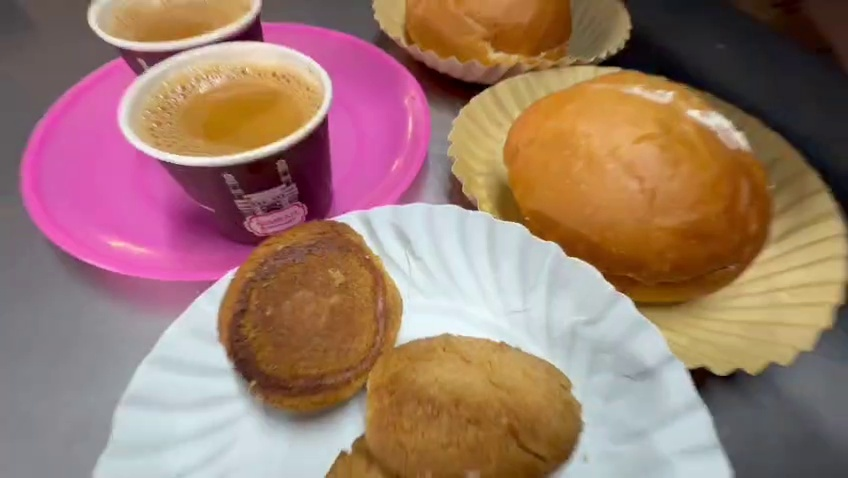
#> input picture frames/frame_0002.jpg, 848 x 478 px
$ python -i filters.py   (imports and definitions only)
#> lines starting #> are read from the running program, lines starting #| are printed output that depends on the picture
#> further down, picture is the input picture: shape (478, 848, 3); mean B, G, R 108.2, 121.4, 156
import cv2
import numpy as np

# 🔥 1. STRONG BRIGHTEN
def brighten(frame):
    return cv2.convertScaleAbs(frame, alpha=1.4, beta=60)


# 🔥 2. STRONG DARKEN (cinematic)
def darken(frame):
    return cv2.convertScaleAbs(frame, alpha=0.6, beta=-40)


# 🔥 3. HIGH CONTRAST POP
def enhance(frame):
    lab = cv2.cvtColor(frame, cv2.COLOR_BGR2LAB)
#> lab: shape (478, 848, 3); mean of channels 0, 1, 2 137.8, 140.8, 141.1
    l, a, b = cv2.split(lab)
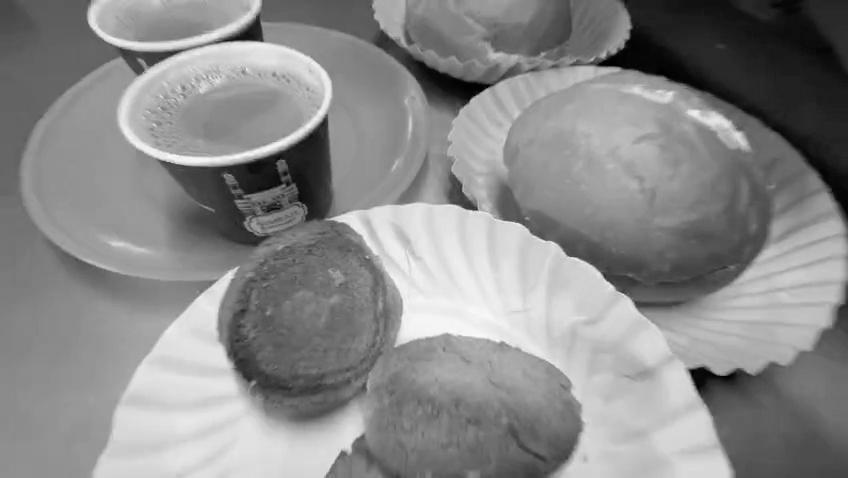
#> l: shape (478, 848); min 0, max 252, mean 137.8
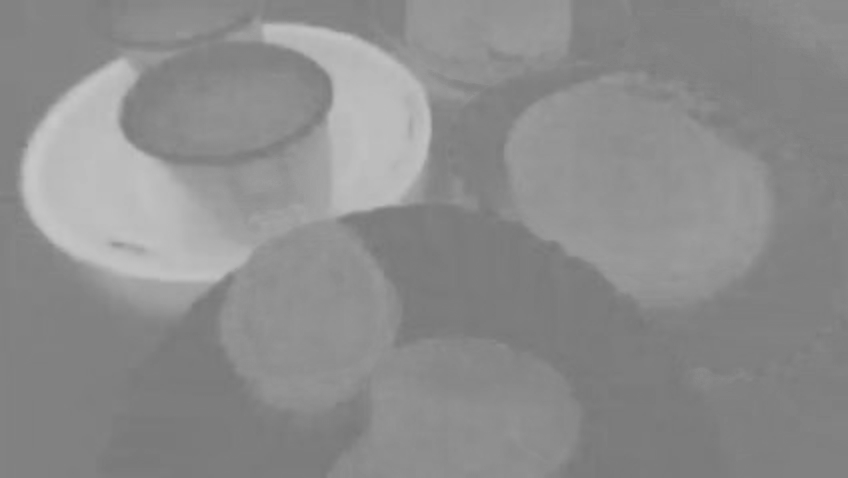
#> a: shape (478, 848); min 119, max 201, mean 140.8
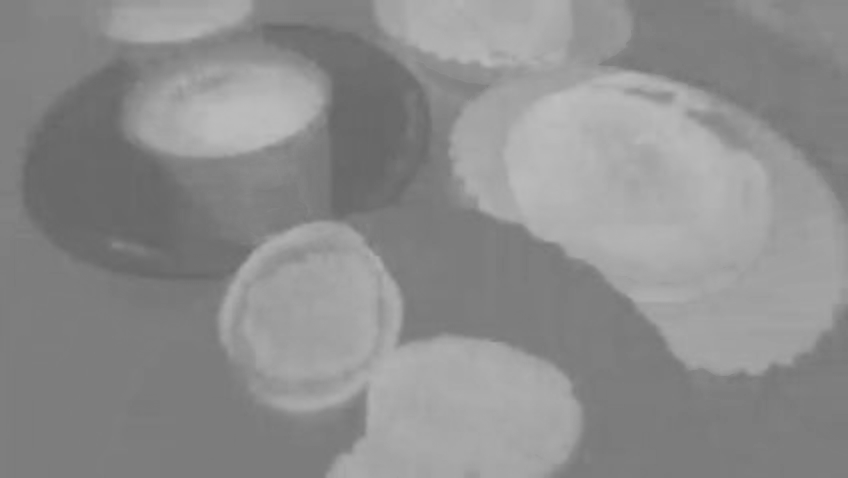
#> b: shape (478, 848); min 100, max 191, mean 141.1

    clahe = cv2.createCLAHE(clipLimit=4.0, tileGridSize=(8, 8))
    cl = clahe.apply(l)
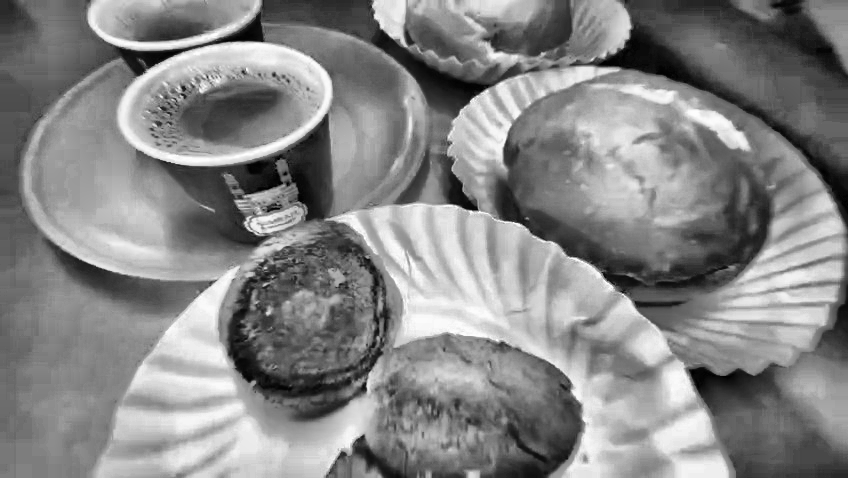
#> cl: shape (478, 848); min 0, max 255, mean 133.9

    merged = cv2.merge((cl, a, b))
#> merged: shape (478, 848, 3); mean of channels 0, 1, 2 133.9, 140.8, 141.1
    return cv2.cvtColor(merged, cv2.COLOR_LAB2BGR)
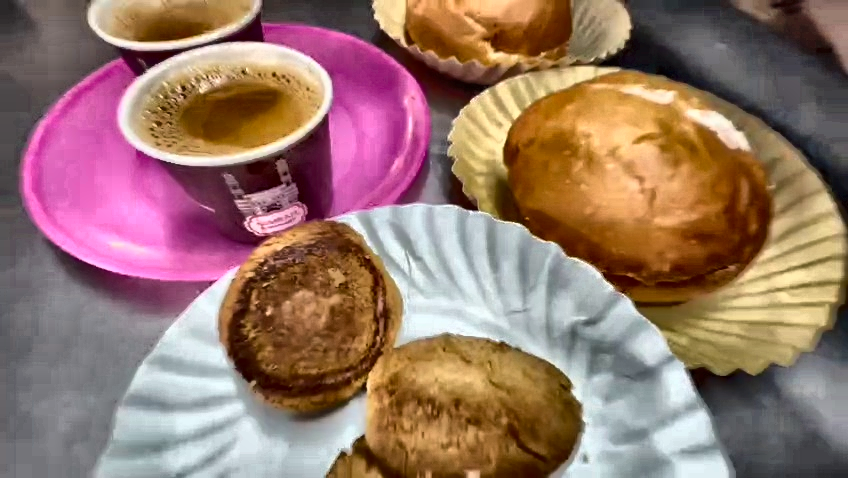
#> returned value: shape (478, 848, 3); mean B, G, R 106, 117.9, 151.5


# 🔥 4. VERY STRONG SEPIA
def sepia(frame):
    kernel = np.array([
        [0.393, 0.769, 0.189],
        [0.349, 0.686, 0.168],
        [0.272, 0.534, 0.131]
    ])
    sepia_frame = cv2.transform(frame, kernel)
    return np.clip(sepia_frame, 0, 255).astype(np.uint8)


# 🔥 5. STRONG COOL (BLUE CINEMA)
def cool(frame):
    b, g, r = cv2.split(frame)
    b = cv2.add(b, 60)
    r = cv2.subtract(r, 40)
    return cv2.merge((b, g, r))


# 🔥 6. STRONG WARM (ORANGE CINEMA)
def warm(frame):
    b, g, r = cv2.split(frame)
    r = cv2.add(r, 60)
    b = cv2.subtract(b, 40)
    return cv2.merge((b, g, r))


# 🔥 7. TRUE BLACK & WHITE (HIGH CONTRAST)
def black_and_white(frame):
    gray = cv2.cvtColor(frame, cv2.COLOR_BGR2GRAY)
    return cv2.equalizeHist(gray)


# 🔥 8. CINEMATIC SKETCH
def sketch(frame):
    gray = cv2.cvtColor(frame, cv2.COLOR_BGR2GRAY)
    inv = 255 - gray
    blur = cv2.GaussianBlur(inv, (25, 25), 0)
    sketch = cv2.divide(gray, 255 - blur, scale=256)
    return cv2.cvtColor(sketch, cv2.COLOR_GRAY2BGR)


# 🔥 9. VINTAGE FILM LOOK
def vintage(frame):
    sep = sepia(frame)
    noise = np.random.randint(0, 30, frame.shape, dtype=np.uint8)
    return cv2.addWeighted(sep, 0.9, noise, 0.1, 0)


# 🔥 10. DRAMATIC INVERT
def invert(frame):
    return cv2.bitwise_not(frame)

>>> import cv2
>>> picture = cv2.imread('../frames/frame_0002.jpg')
>>> result = enhance(picture)

$ run again, on frames/frame_0005.jpg
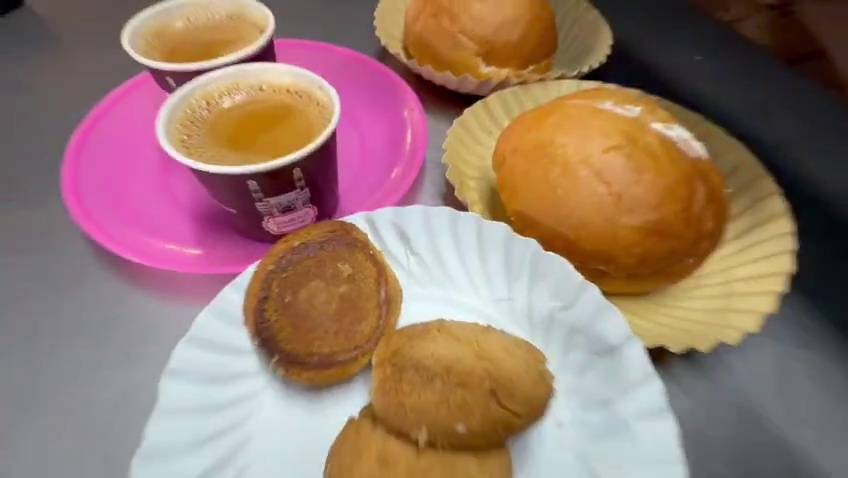
#> input picture frames/frame_0005.jpg, 848 x 478 px
#> picture is the input picture: shape (478, 848, 3); mean B, G, R 108.4, 119.9, 149.4
#> lab: shape (478, 848, 3); mean of channels 0, 1, 2 134.6, 138.9, 139.2
#> in enhance, `cl = clahe.apply(l)`:
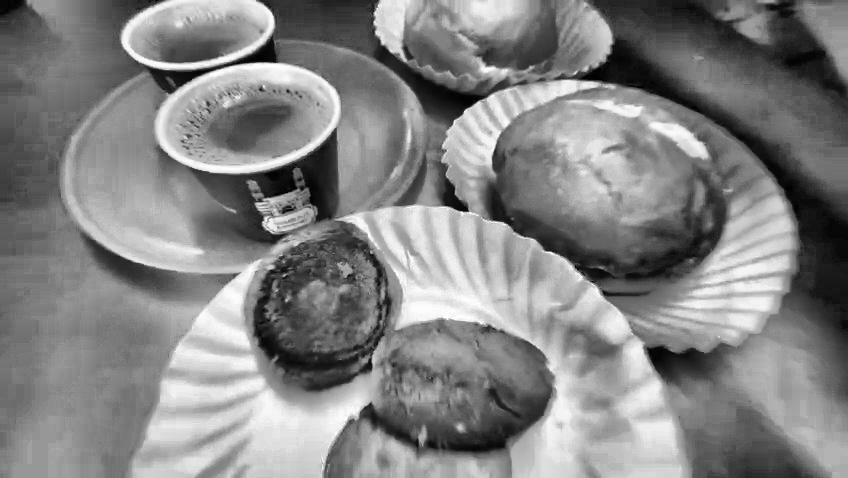
#> cl: shape (478, 848); min 0, max 254, mean 131.6
#> merged: shape (478, 848, 3); mean of channels 0, 1, 2 131.6, 138.9, 139.2
#> in enhance, `return cv2.cvtColor(merged, cv2.COLOR_LAB2BGR)`:
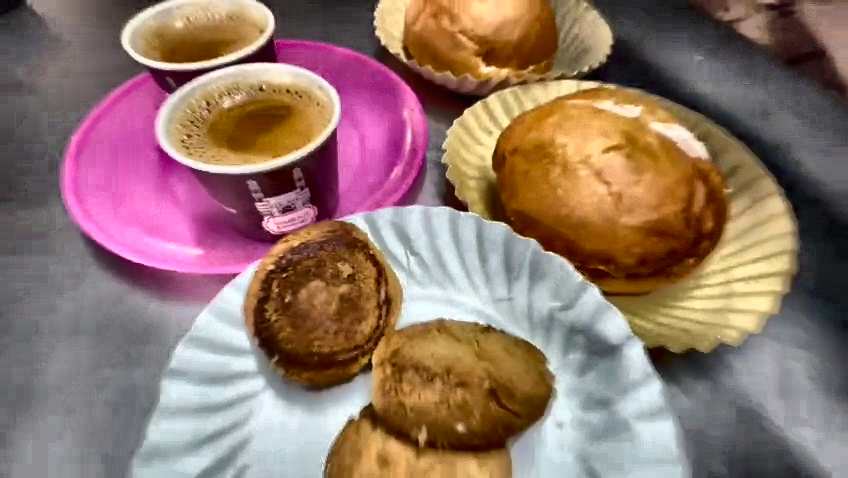
#> returned value: shape (478, 848, 3); mean B, G, R 106.8, 117.1, 145.6

$ run again, on frames/frame_0013.jpg
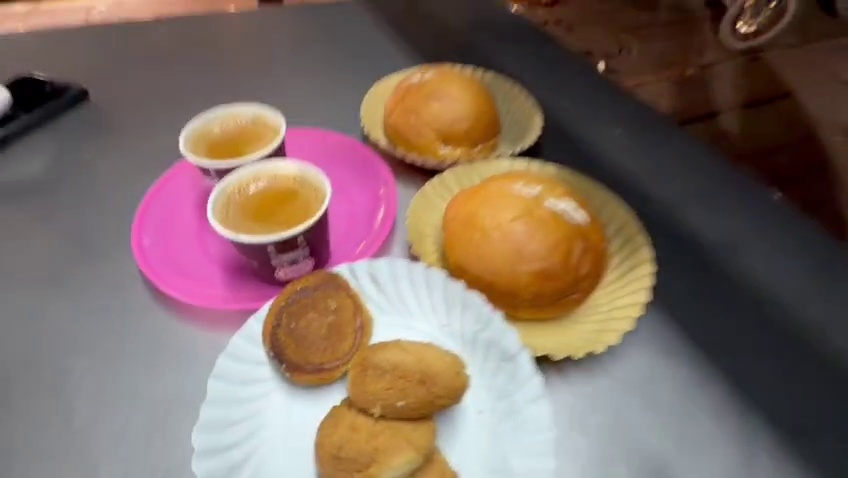
#> input picture frames/frame_0013.jpg, 848 x 478 px
#> picture is the input picture: shape (478, 848, 3); mean B, G, R 97.7, 105.9, 126.6
#> lab: shape (478, 848, 3); mean of channels 0, 1, 2 117, 135.8, 135.8
#> in enhance, `l, a, b = cv2.split(lab)`:
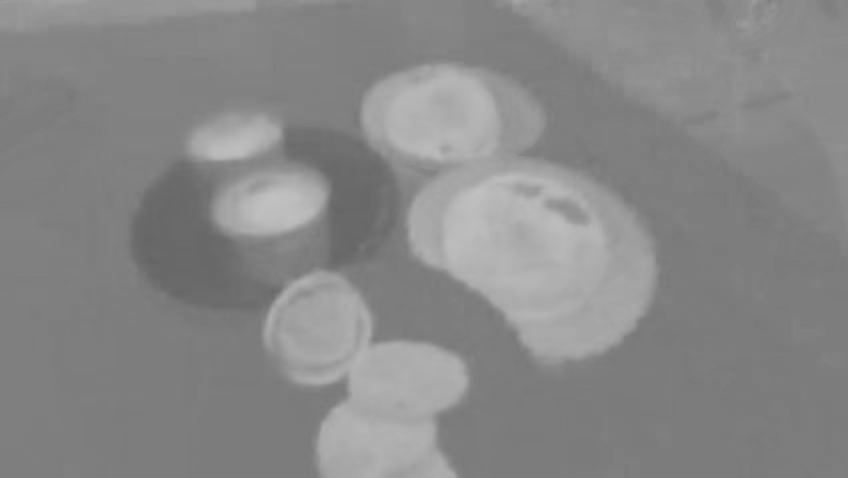
#> b: shape (478, 848); min 101, max 193, mean 135.8
#> merged: shape (478, 848, 3); mean of channels 0, 1, 2 120.9, 135.8, 135.8
#> in enhance, `return cv2.cvtColor(merged, cv2.COLOR_LAB2BGR)`:
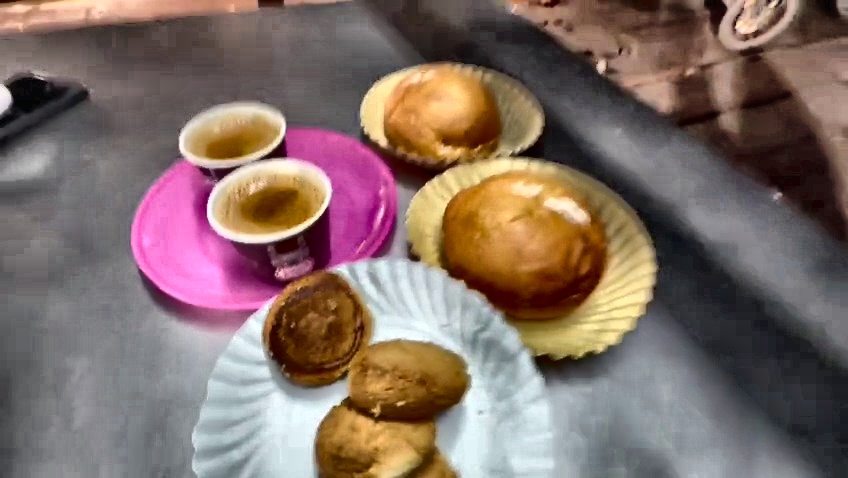
#> returned value: shape (478, 848, 3); mean B, G, R 102.1, 109.2, 129.5
